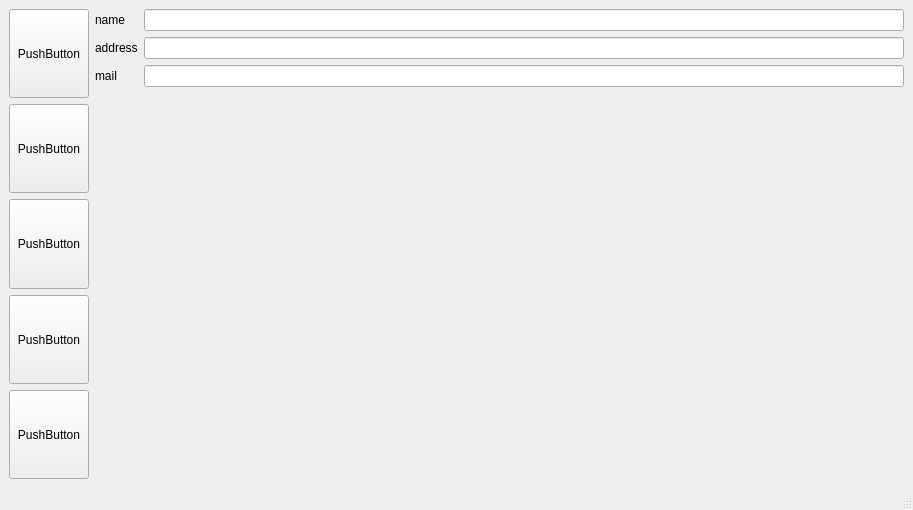
<?xml version="1.0" encoding="UTF-8"?>
<ui version="4.0">
 <class>MainWindow</class>
 <widget class="QMainWindow" name="MainWindow">
  <property name="geometry">
   <rect>
    <x>0</x>
    <y>0</y>
    <width>913</width>
    <height>510</height>
   </rect>
  </property>
  <property name="windowTitle">
   <string>MainWindow</string>
  </property>
  <widget class="QWidget" name="centralwidget">
   <layout class="QGridLayout" name="gridLayout">
    <item row="3" column="0">
     <widget class="QPushButton" name="pushButton_2">
      <property name="sizePolicy">
       <sizepolicy hsizetype="Minimum" vsizetype="Preferred">
        <horstretch>0</horstretch>
        <verstretch>0</verstretch>
       </sizepolicy>
      </property>
      <property name="text">
       <string>PushButton</string>
      </property>
     </widget>
    </item>
    <item row="2" column="0">
     <widget class="QPushButton" name="pushButton_3">
      <property name="sizePolicy">
       <sizepolicy hsizetype="Minimum" vsizetype="Preferred">
        <horstretch>0</horstretch>
        <verstretch>0</verstretch>
       </sizepolicy>
      </property>
      <property name="text">
       <string>PushButton</string>
      </property>
     </widget>
    </item>
    <item row="0" column="1" rowspan="2">
     <layout class="QFormLayout" name="formLayout">
      <item row="0" column="0">
       <widget class="QLabel" name="label">
        <property name="text">
         <string>name</string>
        </property>
       </widget>
      </item>
      <item row="1" column="0">
       <widget class="QLabel" name="label_2">
        <property name="text">
         <string>address</string>
        </property>
       </widget>
      </item>
      <item row="2" column="0">
       <widget class="QLabel" name="label_3">
        <property name="text">
         <string>mail</string>
        </property>
       </widget>
      </item>
      <item row="0" column="1">
       <widget class="QLineEdit" name="lineEdit"/>
      </item>
      <item row="1" column="1">
       <widget class="QLineEdit" name="lineEdit_2"/>
      </item>
      <item row="2" column="1">
       <widget class="QLineEdit" name="lineEdit_3"/>
      </item>
     </layout>
    </item>
    <item row="0" column="0">
     <widget class="QPushButton" name="pushButton_4">
      <property name="sizePolicy">
       <sizepolicy hsizetype="Minimum" vsizetype="Preferred">
        <horstretch>0</horstretch>
        <verstretch>0</verstretch>
       </sizepolicy>
      </property>
      <property name="text">
       <string>PushButton</string>
      </property>
     </widget>
    </item>
    <item row="4" column="0">
     <widget class="QPushButton" name="pushButton_5">
      <property name="sizePolicy">
       <sizepolicy hsizetype="Minimum" vsizetype="Preferred">
        <horstretch>0</horstretch>
        <verstretch>0</verstretch>
       </sizepolicy>
      </property>
      <property name="text">
       <string>PushButton</string>
      </property>
     </widget>
    </item>
    <item row="1" column="0">
     <widget class="QPushButton" name="pushButton">
      <property name="sizePolicy">
       <sizepolicy hsizetype="Minimum" vsizetype="Preferred">
        <horstretch>0</horstretch>
        <verstretch>0</verstretch>
       </sizepolicy>
      </property>
      <property name="text">
       <string>PushButton</string>
      </property>
     </widget>
    </item>
   </layout>
  </widget>
  <widget class="QMenuBar" name="menubar">
   <property name="geometry">
    <rect>
     <x>0</x>
     <y>0</y>
     <width>913</width>
     <height>25</height>
    </rect>
   </property>
  </widget>
  <widget class="QStatusBar" name="statusbar"/>
 </widget>
 <resources/>
 <connections/>
</ui>
